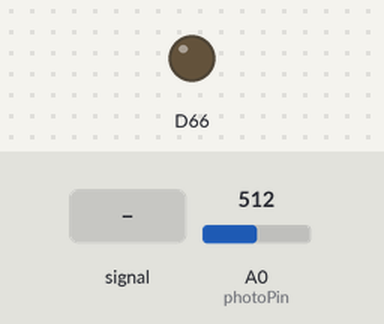
This sketch was run on a simulated Arduino Due. Parts: output pins drawn as LEDs (lit = HIGH). The inputs (shaded band) are chosen by the test bench; at power-on: A0 (photoPin) = 512.

Above: at 1.2 s.
1.3 s: A0 (photoPin) fed a 200 Hz sine of ±460 counts around its level
At 2.5 s:
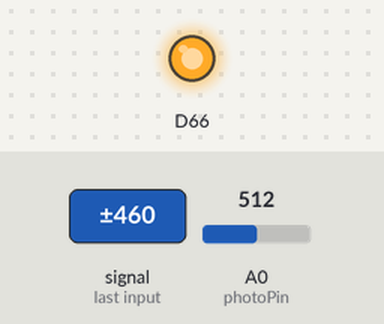
2.8 s: A0 (photoPin) set to 173
4.3 s: A0 (photoPin) set to 143
Timing chart, 0 to 7.3 s (numbered marks = the images above; inputs shaded):
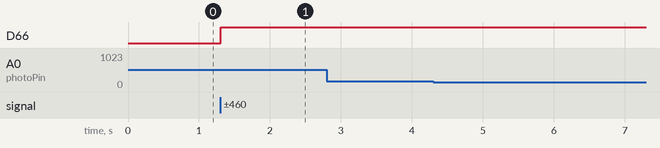

Measured:
- after the input at 1.3 s, D66: LOW → HIGH at once
- after the input at 2.8 s, every drawn part: stays the same
- after the input at 4.3 s, every drawn part: stays the same

The sketch:

receiver_timer.ino
```cpp
void shiftleft(int data[], int datum);
void reinitialize();
void timerISR();
boolean preamble_cmp(int *a, int *b, int len_a, int len_b);
#include <DueTimer.h>
#include <LiquidCrystal.h>
#include <PS2Keyboard.h>
int photoPin = A0; // potentiometer wiper (middle terminal) connected to analog pin 3
                    // outside leads to ground and +5V
int val = 0;  // variable to store the value read
int n = 0, m = 0;
uint32_t num =0;
int maxval;
int minval;
int preamble[16] = { 1, 1, 1, 1, 0, 0, 0, 1, 1, 1, 0, 1, 0, 1, 1, 0 };

// int nofpass = 0;
int cnt = 500;
int analogValue;
int data = 0;
int itdata=0;
int datachain[20];

bool needpreamble = true;
int i = 0;
int sofe2 =0;
int e2 = 1;

void setup() {

//  analogValue = analogRead(photoPin);
//  while (analogValue < 60) {
//    analogValue = analogRead(photoPin);
//  }

  Timer1.attachInterrupt(timerISR).setPeriod(125).start();
  Serial.begin(9600);           //  setup serial
  delay(50);
  analogWriteResolution(8);
//  Serial.print(VARIANT_MCK);
}

void loop() {

}

void timerISR(){
  val = analogRead(photoPin);  // read the input pin
  num++; // num of analog data till here
  itdata++; // starts from zero when preamble was checked ( once a 5 byte )
//  Serial.println(itdata);
  float voltage = val * 3.3 / 1023.0;
//  lcd.setCursor(13,1);
//  lcd.print(voltage);
//  Serial.write(itoa(val,ret,));
  if(val<minval){minval = val;}// min is equal the least quantity
  if(val>maxval){maxval = val;}// max is equal the greatest quantity active threshold defining (to be defined!)
  if(voltage >0.5){
     data = 1;
  } else { data = 0;} // read which data is read
  if(needpreamble){
    shiftleft(data);
//    Serial.print("true");
  }
  else datachain[(itdata-1)%16] = data; // phase locked loop

//  lcd.setCursor(0,0);
//  for(int iterator = 0 ; iterator<16 ; iterator++){// debug (slow motion!)
//   lcd.print( datachain[iterator]);
////   Serial.print(datachain[iterator]);
//  }


////  Serial.print(data);

//  lcd.print("-");
//
//  lcd.setCursor(n,1);
//  lcd.print(data);
//  lcd.print("-");
//  lcd.print(voltage);
//  lcd.setCursor(8, 1);
//  lcd.print(needpreamble?"true ":"false");
  if( needpreamble ){

  if( preamble_cmp(datachain, preamble, 16, 16) ){
    itdata = 0;
    needpreamble = false;
    Timer1.resetCounterValue();// TC0->TC_CHANNEL[2].TC_CCR = TC_CCR_SWTRG | TC_CCR_CLKEN;
    reinitialize();//==>no datachain holding after out of phase
    return;
//    lcd.print("true");
//    lcd.print(++nofpass);
//    lcd.print("of");
//    lcd.print(num/16);
  }
  } else if( itdata % 8 == 0 && !needpreamble ){ // is synchronized and was able to recieve data completely

        i = 0;
        sofe2 = 0;
        while(i < 8){
          e2 = 1<<(i);
          sofe2 += e2*datachain[ (itdata-8+i)%16 ]; // itdata either 10 or 20

          i++;
        }

       // lcd.setCursor(n, 0);
        if(sofe2 != 0 ){
          analogWrite(DAC0, sofe2 );
          // we need it not to play random words
        }
        if(itdata % 16 == 0) reinitialize();
        // change check of preamble to every byte
        //reset
     }

  if((itdata)%(2*8) == 0 &&!needpreamble){ // needs synchronization after 100 bytes of data
//    Serial.println("");
    needpreamble=true;
    reinitialize();
    //reset
  }
}


void reinitialize(){
  int iin = 0;
  while( iin<16 ){
    datachain[ iin++ ] = 0;
  }
}
boolean preamble_cmp(int *a, int *b, int len_a, int len_b){
      int ni;
      int mi = 0;
      // if their lengths are different, return false
      if (len_a != len_b) return false;

      // test each element to be the same. if not, return false
      for (ni=0;ni<len_a;ni++) if (a[ni]!=b[ni]) mi++;

      //ok, if we have not returned yet, they are equal :)
      if(mi<6){return true;}else{return false;}
}

void shiftleft(int datum){

  for(int i = 1 ; i<16; i++){
    datachain[ i-1 ] = datachain[ i ];
    }

  datachain[ 15 ] = datum;
  }
```
